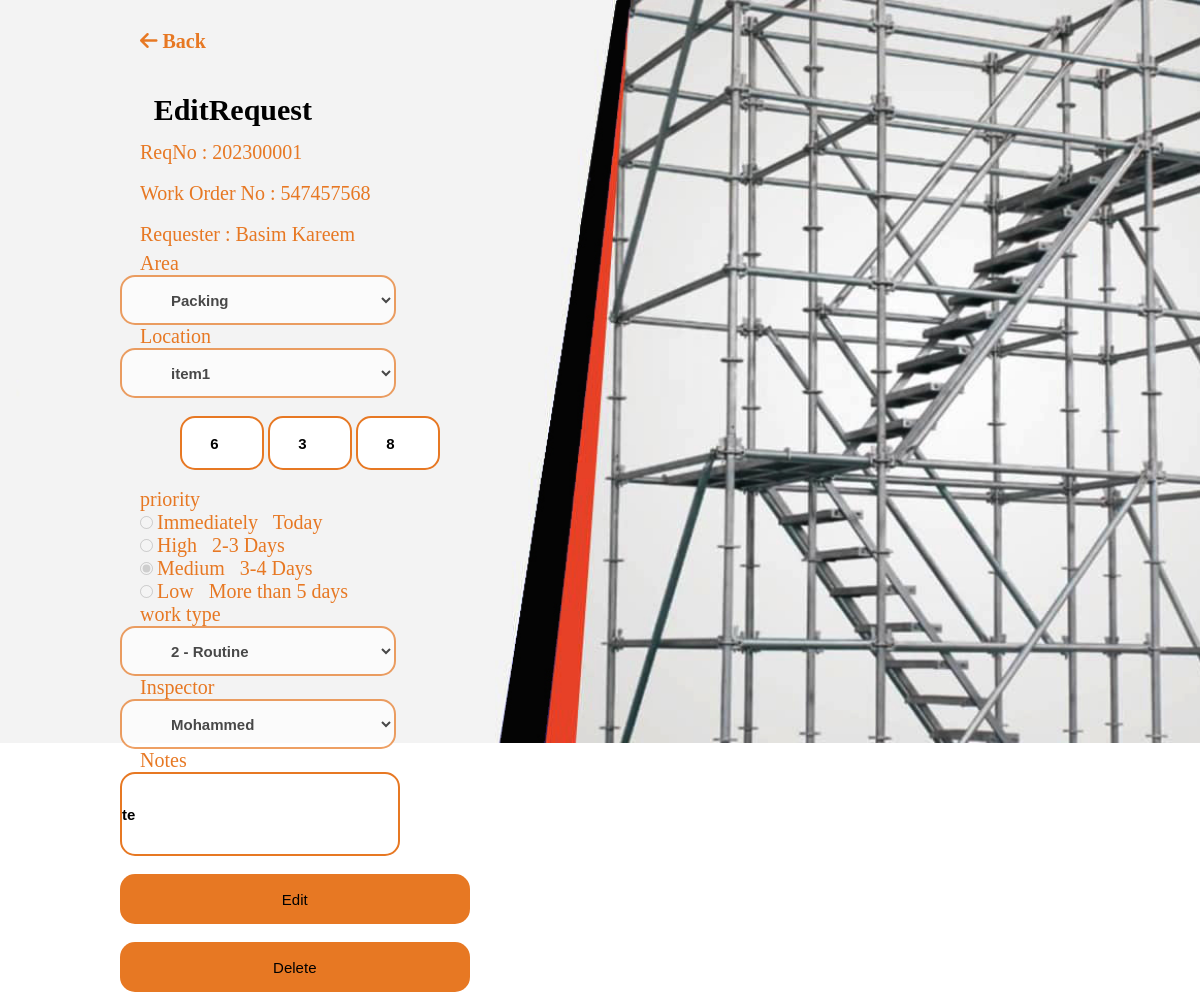
Page /requestAction.php?workOrderNo=547457568 (signed in) on the earlier database version.
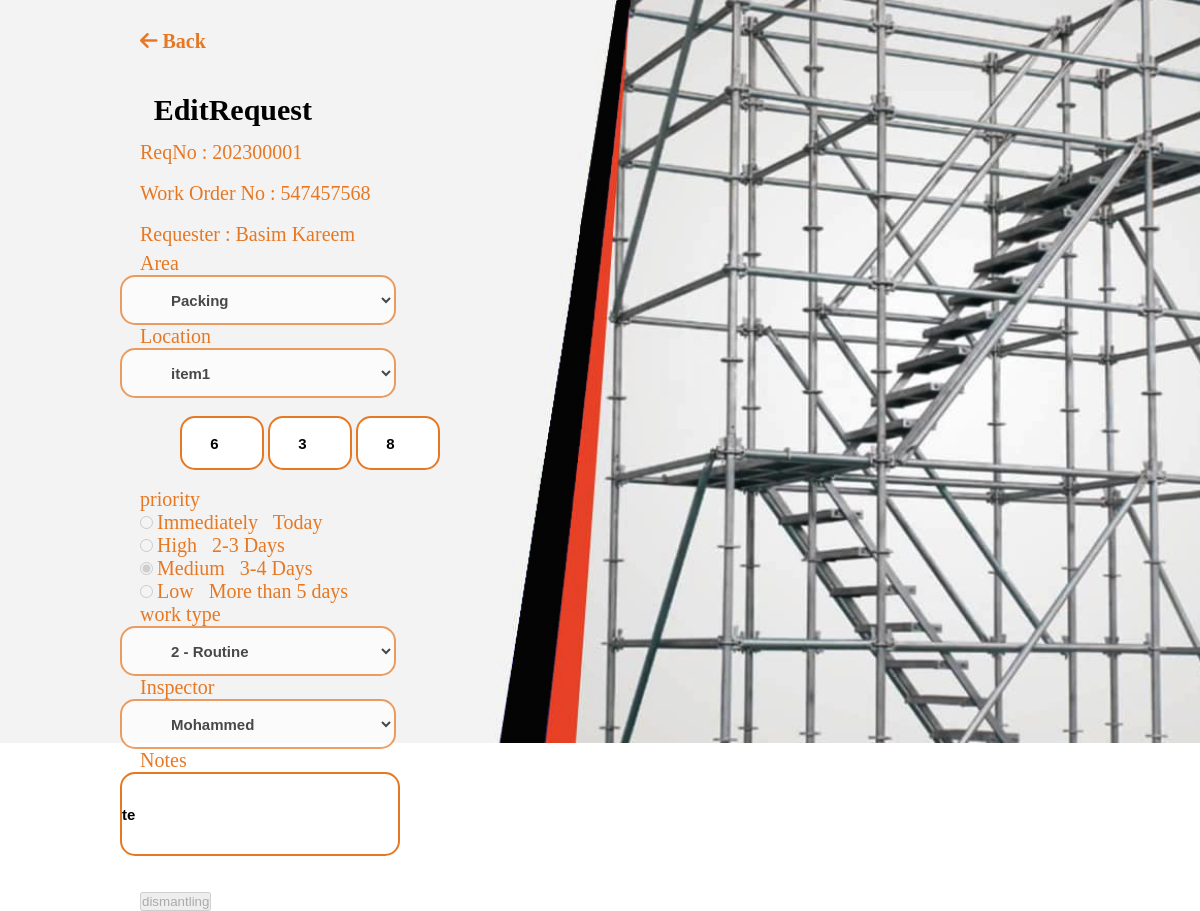
Same page on the later database version.
### tables this page shows
CREATE TABLE `request` (
  `id` int(11) NOT NULL,
  `reqNo` varchar(255) NOT NULL,
  `adminAddedName` varchar(255) NOT NULL,
  `workOrderNo` varchar(255) NOT NULL,
  `area` varchar(255) NOT NULL,
  `item` varchar(255) NOT NULL,
  `length` varchar(255) NOT NULL,
  `width` varchar(255) NOT NULL,
  `height` varchar(255) NOT NULL,
  `workType` varchar(255) NOT NULL,
  `priority` varchar(255) NOT NULL,
  `executer` varchar(255) NOT NULL,
  `wereHouse` varchar(255) NOT NULL,
  `inspector` varchar(255) NOT NULL,
  `notes` varchar(255) NOT NULL,
  `reqDate` datetime(6) NOT NULL DEFAULT current_timestamp(6),
  `executerDate` datetime(6) DEFAULT NULL,
  `status` varchar(255) NOT NULL DEFAULT 'pending',
  `rejectReason` varchar(255) NOT NULL,
  `rejectsNum` int(255) NOT NULL DEFAULT 0,
  `new` varchar(255) NOT NULL DEFAULT 'yes',
  `finishDate` date DEFAULT NULL,
  `issued` varchar(255) NOT NULL DEFAULT 'no',
  `wereHouseDate` datetime(6) DEFAULT NULL,
  `executerAccept` varchar(6) NOT NULL DEFAULT 'no',
  `executerAcceptDate` datetime(6) DEFAULT NULL,
  `inspectorDate` datetime(6) DEFAULT NULL,
  `resentDate` datetime(6) DEFAULT NULL
);

### includes/classes/Request.php (called while the page is built, shortened)
<?php
class Request
{
    private $con;
    public function __construct($con)
    {
        $this->con = $con;
    }
    public function getRequestDetails($workOrderNo = null)
    {
        $sql = "SELECT * FROM request ";
        if ($workOrderNo) {
            $sql .= "WHERE workOrderNo=:workOrderNo";
        }
        $query = $this->con->prepare($sql);
        if ($workOrderNo) {
            $query->bindValue(":workOrderNo", $workOrderNo);
        }
        $query->execute();
        $array = array();
        while ($row = $query->fetch(PDO::FETCH_ASSOC)) {
            $array = $row;
        }
        return $array;
    }
}
?>

### requestAction.php (the view, shortened to what this page needs)
<?php
include_once('includes/classes/Account.php');
include_once('includes/classes/Request.php');
include_once('includes/classes/WorkType.php');
$workOrderNo = $_GET["workOrderNo"];
$request = new Request($con);
$getRequest = $request->getRequestDetails($workOrderNo);
$canEdit = $getRequest['executerDate'] == NULL ? '' : 'disabled';
$executerAccept = $getRequest['executerAccept'] == 'yes' ? true : false;
?>
<!DOCTYPE html>
<html lang="en">
<head>
    <link rel="stylesheet" href="boxicons/css/boxicons.min.css">
    <link href='https://unpkg.com/boxicons@2.1.4/css/boxicons.min.css' rel='stylesheet'>
    <link rel="stylesheet" href="css.css?1999">
</head>
<body>
<div>
<a class="Back" href="adminRequests.php">
    <i class="fa-solid fa-arrow-left"></i>    Back</a>
</div>
    <div class="newrequest">
        <div class="login-container" id="login">
            <div class="top">
                <header  class="namerequest">EditRequest</header>
            </div>
            <br>
            <div class="input-box">
                <form method="POST">
                    <label class="requestAction">ReqNo :
                        <?php echo $getRequest['reqNo']; ?>
                    </label>
                    <br>
                    <br>
                    <label class="requestAction">Work Order No :
                        <?php echo $workOrderNo; ?>
                    </label>
                    <br>
                    <br>
                    <label class="requestAction">Requester :
                        <?php echo $getRequest['adminAddedName']; ?>
                    </label>
                    <br>
                    <br>
                    <br>
                    <label class="requestActionArea">Area</label>
                    <br>
                    <select class="inputfieldrequestAction" name="area" id="area" required <?php echo $canEdit; ?>>
                        <?php if ($getRequest['area']) {
                            echo '<option value="' . $getRequest['area'] . '" selected >' . $getRequest['area'] . '</option>';
                        } ?>
                    </select>
                    <br>
                    <label class="requestActionArea">Location</label>
                    <br>
                    <select class="inputfieldrequestAction" name="item" id="item" required <?php echo $canEdit; ?>>
                        <?php if ($getRequest['item']) {
                            echo '<option value="' . $getRequest['item'] . '" selected >' . $getRequest['item'] . '</option>';
                        } ?>
                    </select>
                    <br>
                    <br>
                    <input type="number" class="inputlength" id="length" min="1" placeholder="L" name="length"
                        value="<?php echo $getRequest['length']; ?>" <?php echo $canEdit; ?>>
                    <input type="number" class="inputlength" id="width" min="1" placeholder="W" name="width"
                        value="<?php echo $getRequest['width']; ?>" <?php echo $canEdit; ?>>
                    <input type="number" class="inputlength" id="height" min="1" placeholder="H" name="height"
                        value="<?php echo $getRequest['height']; ?>" <?php echo $canEdit; ?>>
                    <br>
                    <br>
                    <label class="requestActionArea">priority</label>
                    <br>
                    <input type="radio" id="immediately" value="Immediately Today" name="priority" <?php echo $getRequest['priority'] == 'Immediately Today' ? 'checked' : ''; ?> <?php echo $canEdit; ?>>
                    <label class="requestActionArea" for="immediately">Immediately &nbsp; Today</label>
                    <br>
                    <input type="radio" id="high" value="High 2-3 Days" name="priority" <?php echo $getRequest['priority'] == 'High 2-3 Days' ? 'checked' : ''; ?> <?php echo $canEdit; ?>>
                    <label class="requestActionArea" for="high">High &nbsp; 2-3 Days</label>
                    <br>
                    <input type="radio" id="medium" value="Medium 3-4 Days" name="priority" <?php echo $getRequest['priority'] == 'Medium 3-4 Days' ? 'checked' : ''; ?> <?php echo $canEdit; ?>>
                    <label class="requestActionArea" for="medium">Medium &nbsp; 3-4 Days</label>
                    <br>
                    <input type="radio" id="low" value="Low More than 5 days" name="priority" <?php echo $getRequest['priority'] == 'Low More than 5 days' ? 'checked' : ''; ?> <?php echo $canEdit; ?>>
                    <label class="requestActionArea" for="low">Low &nbsp; More than 5 days</label>
                    <br>
                    <label class="requestActionArea">work type</label>
                    <br>
                    <select class="inputfieldrequestAction" name="workType" required <?php echo $canEdit; ?>>
                        <option selected value="<?php echo $getRequest['workType'] ?? ''; ?>"><?php echo $getRequest['workType'] ?? 'Select work type'; ?></option>
                    </select>
                    <br>
                    <label class="requestActionArea">Inspector</label>
                    <br>
                    <select class="inputfieldrequestAction" name="inspector" id="inspector" required <?php echo $canEdit; ?>>
                        <option selected value="<?php echo $getRequest['inspector'] ?? ''; ?>"><?php echo $getRequest['inspector'] ?? 'select inspector'; ?></option>
                    </select>
                    <br>
                    <label class="requestActionArea">Notes</label>
                    <br>
                    <input class="inputfieldnotAction" name="notes" value="<?php echo $getRequest['notes']; ?>" <?php echo $canEdit; ?>>
                    <br>
                    <br>
                    <?php
                    if (!$executerAccept) {
                        echo '
                <button type="submit"  class="submitnewreq" name="edit"' . $canEdit . '>Edit</button>
                <br>
                <br>
                <button type="submit"  class="submitnewreq" name="delete"' . $canEdit . '>Delete</button>
            ';
                    } else {
                        echo '
                <br>
                <button type="submit"  class="submit" name="dismantling"' . $canEdit . '>dismantling</button>
            ';
                    }
                    ?>
                </form>
</body>
</html>

### css.css (style rules this page uses)
* { margin: 0; padding: 0; }
body { background: url('images/1.jpg'); background-size: cover; background-repeat: no-repeat; }
header { font-size: 30px; text-align: center; font-weight: bold; padding: 0px 0 30px 0; position: relative; right: 40px; }
.register-container, .login-container { width: 100%; padding: 0 20px; }
.Back { position: relative; left: 140px; font-size: 20px; text-decoration: none; top: 30px; color: #e77823; font-weight: bold; }
.newrequest { display: flex; width: 80%; height: 90vh; position: relative; top: 70px; left: 10%; }
.namerequest { font-size: 30px; position: absolute; right: 80%; }
.inputfieldnotAction { font-size: 15px; font-weight: bold; background: #fff; color: #000; height: 80px; width: 38%; border: 2px solid #e77823; position: relative; right: 20px; border-radius: 15px; outline: none; transition: .2s ease; }
.requestAction { position: relative; top: 30px; color: #e77823; font-size: 20px; }
.requestActionArea { color: #e77823; font-size: 20px; }
.inputfieldnotAction { font-size: 15px; font-weight: bold; background: #fff; color: #000; height: 80px; width: 30%; border: 2px solid #e77823; position: relative; right: 20px; border-radius: 15px; outline: none; transition: .2s ease; }
.inputlength { font-size: 15px; font-weight: bold; background: #fff; color: #000; height: 50px; text-align: center; width: 80px; border: 2px solid #e77823; position: relative; left: 40px; border-radius: 15px; outline: none; transition: .2s ease; }
.inputfieldrequestAction { font-size: 15px; font-weight: bold; background: #fff; color: #000; height: 50px; width: 30%; padding: 0px 40px 0 45px; border: 2px solid #e77823; position: relative; right: 20px; border-radius: 15px; outline: none; transition: .2s ease; }
.submitnewreq { font-size: 15px; font-weight: 500; color: black; height: 50px; width: 38%; border: none; border-radius: 15px; position: relative; right: 20px; outline: none; background: #e77823; cursor: pointer; transition: .3s ease-in-out; }

Differences in the rows shown:
changed request "Basim Kareem": executerAccept "no" → "yes" (drawn)
Other differences:
text no longer shown: "Edit Delete"
text now shown: "dismantling"
